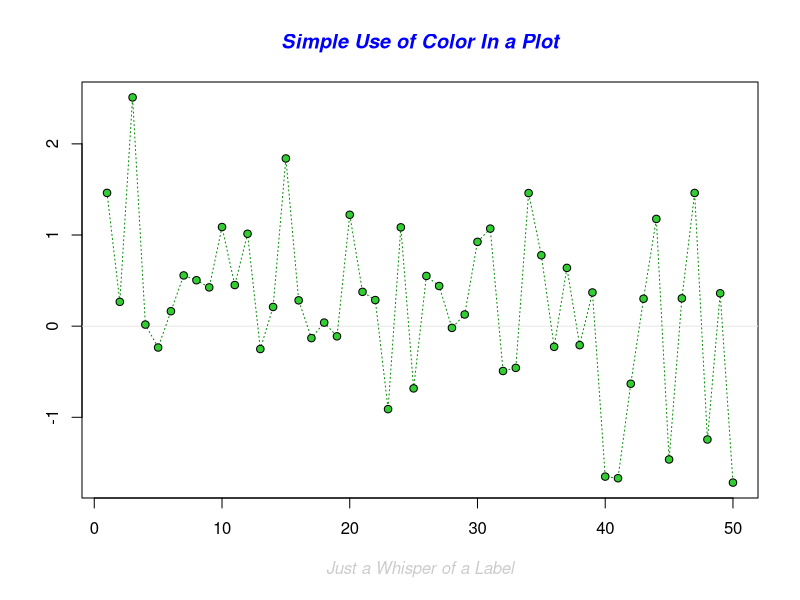
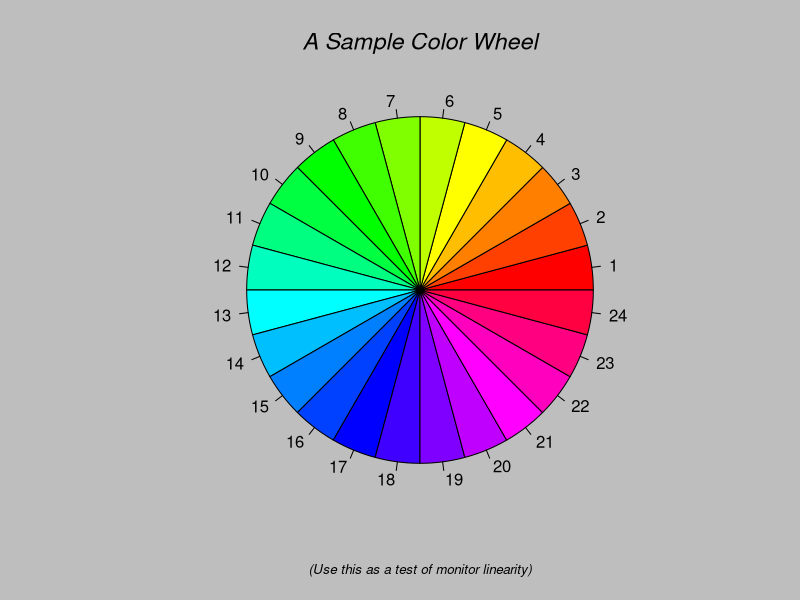
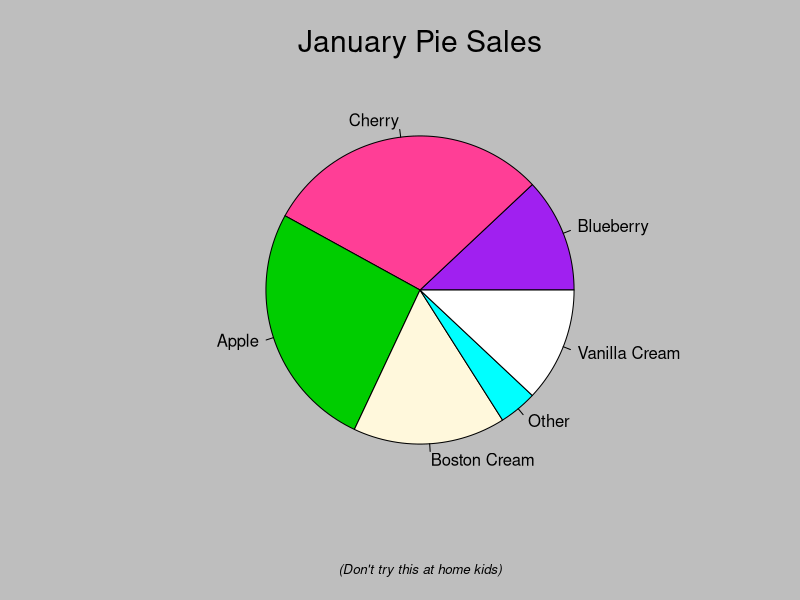
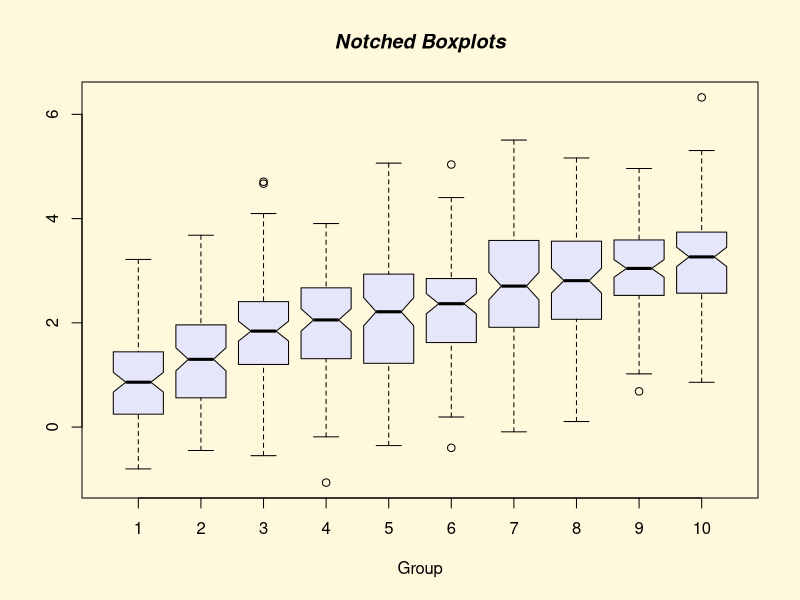
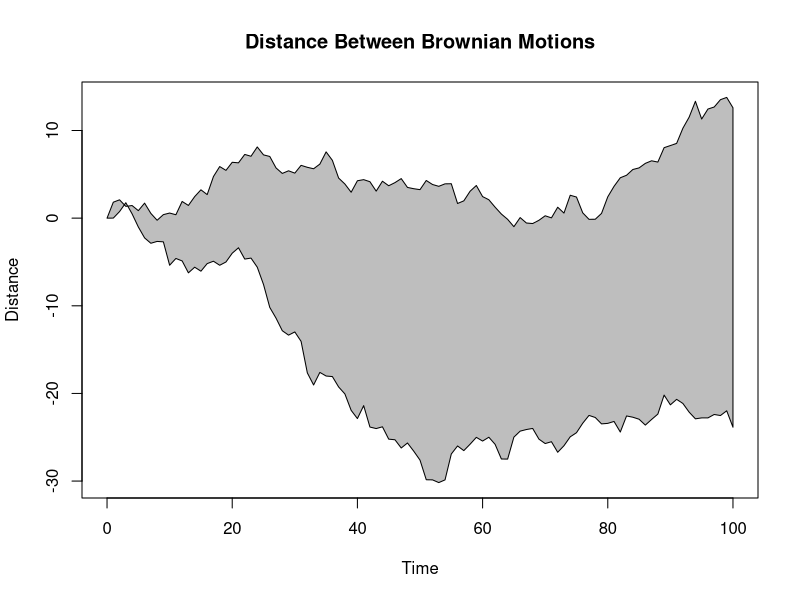
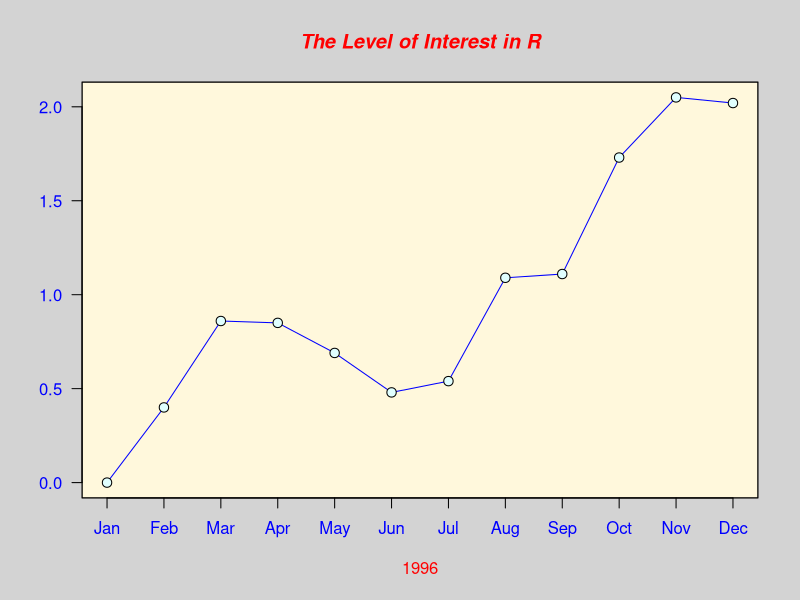
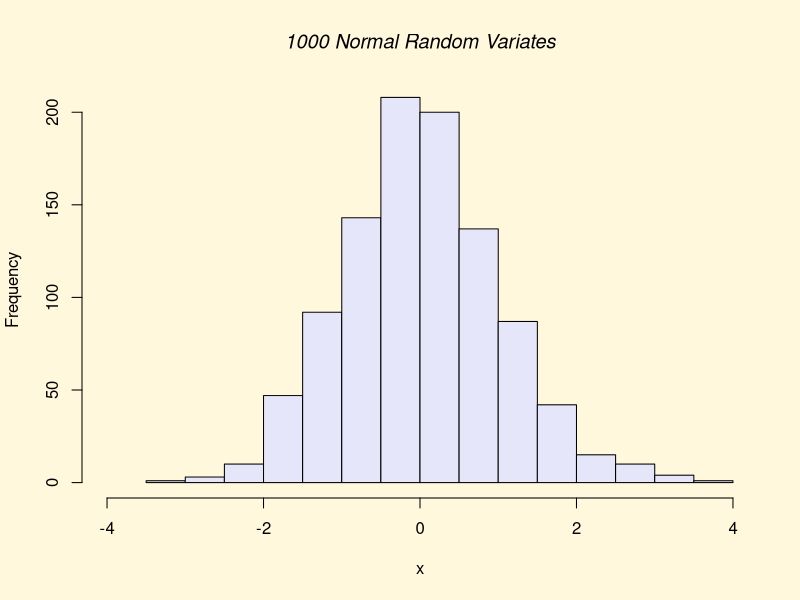
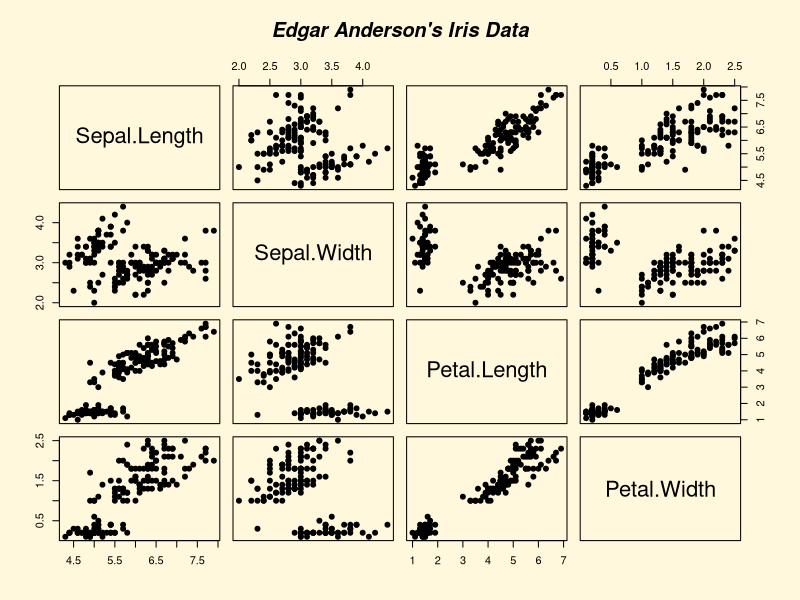

Write R code to recreate these figures, in order.
################################################################################
### R BASICS WORKSHOP                                                                                                            ###
### PRESENTATION 8-1: GRÁFICOS                                                                                              ### 
###                                                                                                                                                     ###
### Unida de Servicios Bioinformáticos                                                                                             ###
### Instituto Nacional de Medicina Genómica                                                                                   ###
### Website: github.com/hachepunto/R_Basics_workshop                                                                ### 
################################################################################


### INTRODUCCIÓN ###############################################################

# R ofrece una variedad increíble de opciones para construir gráficos. Escribe 
# este código en la consola para ver unas pocas opciones que son posibles:
demo(graphics)


# Una mejor versión del grafico del volcán (de la ayuda de la función *image*):
x <- 10*(1:nrow(volcano))
y <- 10*(1:ncol(volcano))
image(x, y, volcano, col = terrain.colors(100), axes = FALSE)
contour(x, y, volcano, levels = seq(90, 200, by = 5),
    add = TRUE, col = "peru")
axis(1, at = seq(100, 800, by = 100))
axis(2, at = seq(100, 600, by = 100))
box()
title(main = "Maunga Whau Volcano", font.main = 4)


# Esta parte del taller esta dividida en las siguientes secciones:

# A. Funciones gráficas de alto nivel (high-level functions) 
# B. Funciones gráficas de bajo nivel (low-level functions) 
# C. Parámetros gráficos modificados por la función *par* 
# D. Abrir múltiples ventanas y como partir una ventana gráfica
# E. Guardar gráficos como archivos 



### A. FUNCIONES GRÁFICAS DE ALTO NIVEL ########################################

# Las funciones gráficas de alto nivel se utilizan para crear gráficas, mientras
# que las de bajo nivel se utilizan para modificarlas o añadir elementos. 

# Acá vamos a ver algunos ejemplos, pero para una lista un poco más extensa 
# consulten las paginas 32 y 33 de "R para principiantes" (40 y 41 en la 
# la versión en Ingles).

data(iris)
str(iris)


## *plot* es una función genérica que sirve para hacer muchos tipos de gráficos.
# Una función genérica trabaja distinto dependiendo del tipo de argumentos que 
# se le da. Sin embargo, esta función se usa más frecuentemente para hacer 
# "scatterplots":  

plot(iris$Sepal.Length ~ iris$Sepal.Width)

plot(iris$Petal.Length ~ iris$Petal.Width)


# Existen muchos argumentos que pueden ser utilizados en la función *plot* y en 
# otras funciones para modificar figuras. Algunas de las más comunes son:

# type: cambia el tipo de grafico 

# pch: cambia la forma del símbolo
# cex: cambia el tamaño del símbolo
# col: cambia el color del símbolo
# bg: cambia el color del fondo del símbolo

# main: cambia el titulo principal
# xlab y ylab: cambian los títulos de los ejes
# cex.lab: cambia el tamaño del texto de los títulos de ejes
# cex.axis: cambia el tamaño del texto en los ejes

# las: controla la orientación del texto en el eje y
# bty: cambia el tipo de recuadro al rededor de los puntos 


plot(iris$Petal.Length ~ iris$Petal.Width, cex=3)

plot(iris$Petal.Length ~ iris$Petal.Width, cex=2, pch=21, col="black", bg="grey")

plot(iris$Petal.Length ~ iris$Petal.Width, cex=3, pch=21, col="black", bg="grey",
    main="Plot of Petal Width vs. Petals Length", xlab="Petal Width", 
    ylab="Petal Length", cex.lab=1.5, cex.axis=1.5, bty="l", las=1)



## Estas son otras funciones para gráficos comunes ##

# *boxplot* hace graficos de cajas
boxplot(iris$Sepal.Length)

boxplot(iris$Sepal.Length ~ iris$Species)

boxplot(iris$Sepal.Length ~ iris$Species, col="gold", horizontal=TRUE, las=1)

boxplot(iris$Sepal.Length ~ iris$Species, names=expression(italic("Iris setosa"), 
    italic("Iris versicolor"), italic("Iris virginica")), 
    xlab="Sepal length (cm)", col="gold", cex.lab=1.5, cex.axis=1.5, las=1)

?boxplot


# *hist* hace histogramas
hist(iris$Sepal.Length)

range(iris$Sepal.Length)

hist(iris$Sepal.Length, breaks=seq(min(iris$Sepal.Length), 
    max(iris$Sepal.Length), length.out=30), col="darkolivegreen", 
    border="white")

hist(iris$Sepal.Length, breaks=seq(min(iris$Sepal.Length), 
    max(iris$Sepal.Length), length.out=30), col="darkolivegreen", 
    border="white", xlab="Sepal Length", freq=FALSE)


# *pie* o *piechart* crea gráficos circulares 
table(iris$Species)

pie(x=table(iris$Species))


# *barplot* hace gráficos de barras
barplot(height=table(iris$Species))



### B. FUNCIONES GRÁFICAS DE BAJO NIVEL ########################################

# Aquí vamos a utilizar las funciones *points*, *lines* y *legend*. Para ver 
# una lista más extensa de funciones gráficas de bajo nivel ver la pagina 34
# de "R para principiantes"

# *type="n"* frecuentemente se utiliza para crear un grafico vacío
plot(iris$Petal.Length ~ iris$Petal.Width, type="n")

plot(iris$Petal.Length ~ iris$Petal.Width, xlab="Petal Width", 
    ylab="Petal Length", cex.lab=1.5, cex.axis=1.5, bty="l", las=1, type="n")

# *points* añade puntos a un grafico creado por *plot*    
points(iris$Petal.Length[iris$Species=="setosa"] ~ 
    iris$Petal.Width[iris$Species=="setosa"])
    
    
points(iris$Petal.Length[iris$Species=="setosa"] ~ 
    iris$Petal.Width[iris$Species=="setosa"], pch=19, cex=1.5, col="lightblue")

points(iris$Petal.Length[iris$Species=="versicolor"] ~ 
    iris$Petal.Width[iris$Species=="versicolor"], pch=19, cex=1.5, 
    col="darkorange")
 
points(iris$Petal.Length[iris$Species=="virginica"] ~ 
    iris$Petal.Width[iris$Species=="virginica"], pch=19, cex=1.5, 
    col="grey50")


# *lines* añade líneas a un grafico    
lines(x=c(0, 2.5), y=rep(mean(iris$Petal.Length[iris$Species=="setosa"]), 2), 
    col="royalblue4", lwd=3)      

lines(x=c(0, 2.5), y=rep(mean(iris$Petal.Length[iris$Species=="versicolor"]), 2), 
    col="orange", lwd=3)      
    
lines(x=c(0, 2.5), y=rep(mean(iris$Petal.Length[iris$Species=="virginica"]), 2), 
    col="black", lwd=3)      


# *legend* añade una leyenda                
legend(x="topleft", legend=c(expression(italic("Iris setosa")), 
    expression(italic("Iris versicolor")), expression(italic("Iris virginica"))), 
    pch=19, col=c("lightblue", "darkorange", "grey50"), cex=1.3)
    
legend(x=1.3, y=2.3, legend=c(expression(italic("Iris setosa")), 
    expression(italic("Iris versicolor")), expression(italic("Iris virginica"))), 
    pch=19, col=c("lightblue", "darkorange", "grey50"), cex=1.3)



### C. PARÁMETROS GRÁFICOS MODIFICADOS POR LA FUNCIÓN *par* #################### 

# Para tomar mayor control sobre gráficos, es necesario conocer la función *par*
# y sus argumentos asociados. 

# Muchas características de los gráficos pueden especificarse usando la *par* o
# en las funciones gráficas como *plot* (e.g. color). Otras pueden especificarse 
# solo utilizando *par* (e.g. tamaño del margen). La ayuda de la función *par* 
# tiene mucha información útil:
help(par)

# Primera versión:
hist(iris$Sepal.Length, breaks=seq(0, 8, 0.5), col="gray70", border="gray40", 
    xlab="", ylab="", main="", axes=FALSE, ylim=c(0,40))

hist(iris$Petal.Length, breaks=seq(0, 8, 0.5), density=30, add=TRUE)

axis(side=1, at=seq(0, 8, 1), cex.axis=2, lwd=2, las=1)
axis(side=2, at=seq(0, 40, 5), cex.axis=1.5, cex.axis=2, lwd=2, las=1)

mtext(text="Length (cm)", side=1, line=3, cex=2)
mtext(text="Specimens", side=2, line=3.5, cex=2)

legend(x="topright", legend=c("Sepals", "Petals"), fill=c("gray70", "black"), 
    density=c(NA, 30), pt.cex=2, border=c("gray40", "black"), cex=2)
    
    
# En esta primera versión hay un obvio problema con el titulo en el eje de
# las y. Para corregirlo podemos utilizar el argumento *mar* en la función *par*.

# Segunda versión:
par(mar = c(5, 5, 4, 2), family="mono") # Esta es la única línea que es diferente

hist(iris$Sepal.Length, breaks=seq(0, 8, 0.5), col="gray70", border="gray40", 
    xlab="", ylab="", main="", axes=FALSE, ylim=c(0,40))

hist(iris$Petal.Length, breaks=seq(0, 8, 0.5), density=30, add=TRUE)

axis(side=1, at=seq(0, 8, 1), cex.axis=2, lwd=2, las=1)
axis(side=2, at=seq(0, 40, 5), cex.axis=1.5, cex.axis=2, lwd=2, las=1)

mtext(text="Length (cm)", side=1, line=3, cex=2)
mtext(text="Specimens", side=2, line=3.5, cex=2)

legend(x="topright", legend=c("Sepals", "Petals"), fill=c("gray70", "black"), 
    density=c(NA, 30), pt.cex=2, border=c("gray40", "black"), cex=2)



### D. Abrir múltiples ventanas y partir una ventana gráfica ###################

## 1. Como abril múltiples ventanas ##

# Si no hay una ventana gráfica activa (graphical device), una función gráfica
# crea una ventana antes de hacer un grafico. 
plot(iris$Petal.Length ~ iris$Petal.Width, pch=19)

# Para abrir más de una ventana gráfica se puede utilizar la función *X11*
X11()
plot(iris$Sepal.Length, iris$Sepal.Width, pch=19, col="red")


## 2. Crear una ventana con múltiples paneles con *par* ##

# El argumento *mfrow* necesita 2 números: el numero de filas y columnas en las 
# que la ventana se va a dividir:
par(mfrow=c(1,2))
plot(iris$Petal.Length ~ iris$Petal.Width, pch=19)
plot(iris$Sepal.Length, iris$Sepal.Width, pch=19, col="red")

par(mfrow=c(2,1))
plot(iris$Petal.Length ~ iris$Petal.Width, pch=19)
plot(iris$Sepal.Length, iris$Sepal.Width, pch=19, col="red")


## 3. Crear una ventana con múltiples paneles con *layout* ##

# La funcion *layout* también puede dividir una ventana en paneles, pero los
# paneles no tienen que ser del mismo tamaño u organizarse en filas y columnas

# El principal argumento para la función *layout* es una matriz que define como
# se parte la ventana:

div <- matrix(1:3, nrow=3, ncol=1)
div

layout(mat=div)
layout.show(3)

plot(iris$Sepal.Length, iris$Sepal.Width, pch=19, cex.lab=1.5, cex.axis=1.5, 
    xlab="Sepal length (cm)", ylab="Sepal width (cm)")
plot(iris$Sepal.Length, iris$Petal.Length, pch=19, cex.lab=1.5, cex.axis=1.5, 
    xlab="Sepal length (cm)", ylab="Petal length (cm)")
plot(iris$Sepal.Length, iris$Petal.Width, pch=19, cex.lab=1.5, cex.axis=1.5, 
    xlab="Sepal length (cm)", ylab="Petal width (cm)")
plot(iris$Sepal.Length, iris$Petal.Width, pch=19, type="n", axes=F, bty="n", 
    xlab="", ylab="")
    

div <- matrix(1:4, nrow=2, ncol=2)
div

layout(mat=div)
layout.show(4)

plot(iris$Sepal.Length, iris$Sepal.Width, pch=19, cex.lab=1.5, cex.axis=1.5, 
    xlab="Sepal length (cm)", ylab="Sepal width (cm)")
plot(iris$Sepal.Length, iris$Petal.Length, pch=19, cex.lab=1.5, cex.axis=1.5, 
    xlab="Sepal length (cm)", ylab="Petal length (cm)")
plot(iris$Sepal.Length, iris$Petal.Width, pch=19, cex.lab=1.5, cex.axis=1.5, 
    xlab="Sepal length (cm)", ylab="Petal width (cm)")
plot(iris$Sepal.Length, iris$Petal.Width, pch=19, type="n", axes=F, bty="n", 
    xlab="", ylab="")
mtext("Sepal length", line=-3, cex=1.5)
mtext("versus", line=-5, cex=1.5)
mtext("other variables", line=-7, cex=1.5)
mtext("in Anderson's Iris", line=-9, cex=1.5)


# Esta es una gráfica sencilla con dos paneles
div <- matrix(1:2, nrow=1, ncol=2)
layout(mat=div)
layout.show(2)

plot(iris$Sepal.Length, iris$Sepal.Width)
plot(iris$Sepal.Length, iris$Petal.Length)


# Que tal si queremos hacer que el un panel sea "contenido" por el otro
div <- matrix(c(1,1,2,1), nrow=2, ncol=2)
div

layout(mat=div)
layout.show(2)

plot(iris$Sepal.Length, iris$Sepal.Width)
plot(iris$Sepal.Length, iris$Petal.Length)


# Además, con los argumentos *widths* y *heights* podemos cambiar el tamaño de
# las celdas en las columnas o filas
layout(mat=div, widths=c(2, 1), heights=c(1, 2))
layout.show(2)

plot(iris$Sepal.Length, iris$Sepal.Width)
plot(iris$Sepal.Length, iris$Petal.Length)




### E. GUARDAR GRÁFICOS COMO ARCHIVOS ########################################## 

# Así como es posible enviar un gráfico a una ventana abierta, es posible 
# enviar un gráfico a un archivo abierto (ambos son tipos de "graphical devices").

# como *X11()* abre ventanas, hay varias funciones que abren varios tipos de 
# archivos: *jpeg*, *png*, *tiff*, *bmp*, *pdf*, *postcript*.


# Ejemplo utilizando *pdf*
help(pdf)


getwd() # ver cual es el directorio de trabajo

# Utilizar *getwd* o las opciones en la barra de R para asignar el directorio
# de trabajo que se quiere utilizar


## Primera versión ##
# Paso 1. Abrir el archivo:
pdf(file="SepalLenght_vs_SepalWidth.pdf", width = 9, height = 7) 

# Paso 2. Crear la figura en el archivo
plot(iris$Petal.Length ~ iris$Petal.Width, cex=3, pch=21, col="black", bg="grey",
    main="Plot of Petal Length vs. Petals Width", xlab="Petal Width", 
    ylab="Petal Length", cex.lab=1.5, cex.axis=1.5, bty="l", las=1)

# Paso 3. Cerrar el archivo
dev.off() 



## Segunda versión ##
# En esta versión hemos hecho la figura en formato png de tamaño grande y de buena calidad
png(filename="SepalLenght_vs_SepalWidth.png", width=480*13, height=480*10, 
    pointsize=12*1.5, res=600) 

plot(iris$Petal.Length ~ iris$Petal.Width, cex=3, pch=21, col="black", bg="grey",
    main="Plot of Petal Width vs. Petals Length", xlab="Petal Width", 
    ylab="Petal Length", cex.lab=1.5, cex.axis=1.5, bty="l", las=1)

dev.off() 







